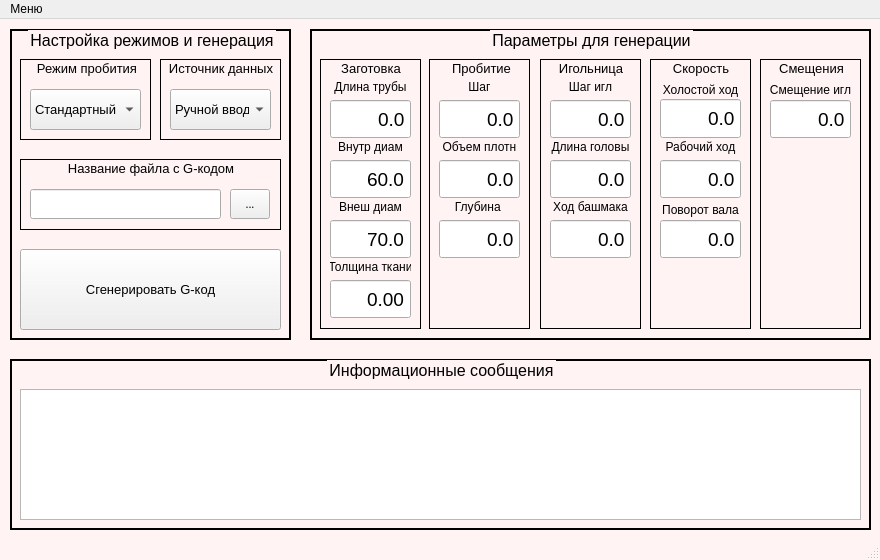
<?xml version="1.0" encoding="UTF-8"?>
<ui version="4.0">
 <class>NPM_Code_Generator</class>
 <widget class="QMainWindow" name="NPM_Code_Generator">
  <property name="geometry">
   <rect>
    <x>0</x>
    <y>0</y>
    <width>880</width>
    <height>560</height>
   </rect>
  </property>
  <property name="minimumSize">
   <size>
    <width>880</width>
    <height>560</height>
   </size>
  </property>
  <property name="maximumSize">
   <size>
    <width>880</width>
    <height>560</height>
   </size>
  </property>
  <property name="font">
   <font>
    <family>Arial</family>
    <pointsize>10</pointsize>
   </font>
  </property>
  <property name="focusPolicy">
   <enum>Qt::NoFocus</enum>
  </property>
  <property name="windowTitle">
   <string>Генератор G-кода для ИПС v 2025-09-05</string>
  </property>
  <property name="windowIcon">
   <iconset>
    <normaloff>../pictures/needle_icon.png</normaloff>../pictures/needle_icon.png</iconset>
  </property>
  <property name="styleSheet">
   <string notr="true">QMainWindow
{
background-color: rgb(255, 243, 244);
}</string>
  </property>
  <widget class="QWidget" name="centralwidget">
   <widget class="QGroupBox" name="setting_group">
    <property name="geometry">
     <rect>
      <x>310</x>
      <y>10</y>
      <width>561</width>
      <height>311</height>
     </rect>
    </property>
    <property name="font">
     <font>
      <family>Arial</family>
      <pointsize>12</pointsize>
     </font>
    </property>
    <property name="styleSheet">
     <string notr="true">QGroupBox
{
 border-style: solid;
 border: 2px solid;

}</string>
    </property>
    <property name="title">
     <string>Параметры для генерации</string>
    </property>
    <property name="alignment">
     <set>Qt::AlignHCenter|Qt::AlignTop</set>
    </property>
    <property name="flat">
     <bool>true</bool>
    </property>
    <widget class="QGroupBox" name="speed_settings">
     <property name="geometry">
      <rect>
       <x>340</x>
       <y>30</y>
       <width>101</width>
       <height>270</height>
      </rect>
     </property>
     <property name="font">
      <font>
       <family>Arial</family>
       <pointsize>10</pointsize>
      </font>
     </property>
     <property name="styleSheet">
      <string notr="true">QGroupBox
{
 border-style: solid;
 border: 1px solid;
}</string>
     </property>
     <property name="title">
      <string>Скорость</string>
     </property>
     <property name="alignment">
      <set>Qt::AlignCenter</set>
     </property>
     <widget class="QDoubleSpinBox" name="idling_speed">
      <property name="geometry">
       <rect>
        <x>10</x>
        <y>39</y>
        <width>81</width>
        <height>41</height>
       </rect>
      </property>
      <property name="font">
       <font>
        <family>Arial</family>
        <pointsize>14</pointsize>
       </font>
      </property>
      <property name="alignment">
       <set>Qt::AlignRight|Qt::AlignTrailing|Qt::AlignVCenter</set>
      </property>
      <property name="buttonSymbols">
       <enum>QAbstractSpinBox::NoButtons</enum>
      </property>
      <property name="decimals">
       <number>1</number>
      </property>
      <property name="maximum">
       <double>10000.000000000000000</double>
      </property>
      <property name="singleStep">
       <double>100.000000000000000</double>
      </property>
     </widget>
     <widget class="QLabel" name="idling_speed_lbl">
      <property name="geometry">
       <rect>
        <x>10</x>
        <y>21</y>
        <width>81</width>
        <height>20</height>
       </rect>
      </property>
      <property name="font">
       <font>
        <family>Arial</family>
       </font>
      </property>
      <property name="text">
       <string>Холостой ход</string>
      </property>
      <property name="alignment">
       <set>Qt::AlignCenter</set>
      </property>
     </widget>
     <widget class="QDoubleSpinBox" name="rotate_speed">
      <property name="geometry">
       <rect>
        <x>10</x>
        <y>160</y>
        <width>81</width>
        <height>40</height>
       </rect>
      </property>
      <property name="font">
       <font>
        <family>Arial</family>
        <pointsize>14</pointsize>
       </font>
      </property>
      <property name="contextMenuPolicy">
       <enum>Qt::DefaultContextMenu</enum>
      </property>
      <property name="alignment">
       <set>Qt::AlignRight|Qt::AlignTrailing|Qt::AlignVCenter</set>
      </property>
      <property name="buttonSymbols">
       <enum>QAbstractSpinBox::NoButtons</enum>
      </property>
      <property name="decimals">
       <number>1</number>
      </property>
      <property name="maximum">
       <double>2000.000000000000000</double>
      </property>
      <property name="singleStep">
       <double>100.000000000000000</double>
      </property>
      <property name="value">
       <double>0.000000000000000</double>
      </property>
     </widget>
     <widget class="QLabel" name="rotate_speed_lbl">
      <property name="geometry">
       <rect>
        <x>10</x>
        <y>140</y>
        <width>81</width>
        <height>21</height>
       </rect>
      </property>
      <property name="font">
       <font>
        <family>Arial</family>
       </font>
      </property>
      <property name="text">
       <string>Поворот вала</string>
      </property>
      <property name="alignment">
       <set>Qt::AlignCenter</set>
      </property>
     </widget>
     <widget class="QDoubleSpinBox" name="move_speed">
      <property name="geometry">
       <rect>
        <x>10</x>
        <y>100</y>
        <width>81</width>
        <height>40</height>
       </rect>
      </property>
      <property name="font">
       <font>
        <family>Arial</family>
        <pointsize>14</pointsize>
       </font>
      </property>
      <property name="alignment">
       <set>Qt::AlignRight|Qt::AlignTrailing|Qt::AlignVCenter</set>
      </property>
      <property name="buttonSymbols">
       <enum>QAbstractSpinBox::NoButtons</enum>
      </property>
      <property name="decimals">
       <number>1</number>
      </property>
      <property name="maximum">
       <double>2000.000000000000000</double>
      </property>
      <property name="singleStep">
       <double>100.000000000000000</double>
      </property>
     </widget>
     <widget class="QLabel" name="punch_speed_lbl_2">
      <property name="geometry">
       <rect>
        <x>10</x>
        <y>80</y>
        <width>81</width>
        <height>16</height>
       </rect>
      </property>
      <property name="font">
       <font>
        <family>Arial</family>
       </font>
      </property>
      <property name="text">
       <string>Рабочий ход</string>
      </property>
      <property name="alignment">
       <set>Qt::AlignCenter</set>
      </property>
     </widget>
    </widget>
    <widget class="QGroupBox" name="wpiece_info">
     <property name="geometry">
      <rect>
       <x>10</x>
       <y>30</y>
       <width>101</width>
       <height>270</height>
      </rect>
     </property>
     <property name="font">
      <font>
       <family>Arial</family>
       <pointsize>10</pointsize>
      </font>
     </property>
     <property name="styleSheet">
      <string notr="true">QGroupBox
{
 border-style: solid;
 border: 1px solid;
}</string>
     </property>
     <property name="title">
      <string>Заготовка</string>
     </property>
     <property name="alignment">
      <set>Qt::AlignCenter</set>
     </property>
     <widget class="QLabel" name="tube_len_lbl">
      <property name="geometry">
       <rect>
        <x>10</x>
        <y>20</y>
        <width>81</width>
        <height>16</height>
       </rect>
      </property>
      <property name="font">
       <font>
        <family>Arial</family>
       </font>
      </property>
      <property name="text">
       <string>Длина трубы</string>
      </property>
      <property name="alignment">
       <set>Qt::AlignCenter</set>
      </property>
     </widget>
     <widget class="QDoubleSpinBox" name="tube_len">
      <property name="geometry">
       <rect>
        <x>10</x>
        <y>40</y>
        <width>81</width>
        <height>40</height>
       </rect>
      </property>
      <property name="font">
       <font>
        <family>Arial</family>
        <pointsize>14</pointsize>
       </font>
      </property>
      <property name="alignment">
       <set>Qt::AlignRight|Qt::AlignTrailing|Qt::AlignVCenter</set>
      </property>
      <property name="buttonSymbols">
       <enum>QAbstractSpinBox::NoButtons</enum>
      </property>
      <property name="decimals">
       <number>1</number>
      </property>
      <property name="minimum">
       <double>0.000000000000000</double>
      </property>
      <property name="maximum">
       <double>1200.000000000000000</double>
      </property>
      <property name="value">
       <double>0.000000000000000</double>
      </property>
     </widget>
     <widget class="QDoubleSpinBox" name="i_dia">
      <property name="geometry">
       <rect>
        <x>10</x>
        <y>100</y>
        <width>81</width>
        <height>40</height>
       </rect>
      </property>
      <property name="font">
       <font>
        <family>Arial</family>
        <pointsize>14</pointsize>
       </font>
      </property>
      <property name="alignment">
       <set>Qt::AlignRight|Qt::AlignTrailing|Qt::AlignVCenter</set>
      </property>
      <property name="buttonSymbols">
       <enum>QAbstractSpinBox::NoButtons</enum>
      </property>
      <property name="decimals">
       <number>1</number>
      </property>
      <property name="minimum">
       <double>60.000000000000000</double>
      </property>
      <property name="maximum">
       <double>250.000000000000000</double>
      </property>
     </widget>
     <widget class="QLabel" name="i_dia_lbl">
      <property name="geometry">
       <rect>
        <x>10</x>
        <y>80</y>
        <width>81</width>
        <height>16</height>
       </rect>
      </property>
      <property name="font">
       <font>
        <family>Arial</family>
       </font>
      </property>
      <property name="text">
       <string>Внутр диам</string>
      </property>
      <property name="alignment">
       <set>Qt::AlignCenter</set>
      </property>
     </widget>
     <widget class="QDoubleSpinBox" name="o_dia">
      <property name="geometry">
       <rect>
        <x>10</x>
        <y>160</y>
        <width>81</width>
        <height>40</height>
       </rect>
      </property>
      <property name="font">
       <font>
        <family>Arial</family>
        <pointsize>14</pointsize>
       </font>
      </property>
      <property name="alignment">
       <set>Qt::AlignRight|Qt::AlignTrailing|Qt::AlignVCenter</set>
      </property>
      <property name="buttonSymbols">
       <enum>QAbstractSpinBox::NoButtons</enum>
      </property>
      <property name="decimals">
       <number>1</number>
      </property>
      <property name="minimum">
       <double>70.000000000000000</double>
      </property>
      <property name="maximum">
       <double>260.000000000000000</double>
      </property>
      <property name="value">
       <double>70.000000000000000</double>
      </property>
     </widget>
     <widget class="QLabel" name="o_dia_lbl">
      <property name="geometry">
       <rect>
        <x>10</x>
        <y>140</y>
        <width>81</width>
        <height>16</height>
       </rect>
      </property>
      <property name="font">
       <font>
        <family>Arial</family>
       </font>
      </property>
      <property name="text">
       <string>Внеш диам</string>
      </property>
      <property name="alignment">
       <set>Qt::AlignCenter</set>
      </property>
     </widget>
     <widget class="QDoubleSpinBox" name="fab_thick">
      <property name="geometry">
       <rect>
        <x>10</x>
        <y>220</y>
        <width>81</width>
        <height>40</height>
       </rect>
      </property>
      <property name="font">
       <font>
        <family>Arial</family>
        <pointsize>14</pointsize>
       </font>
      </property>
      <property name="alignment">
       <set>Qt::AlignRight|Qt::AlignTrailing|Qt::AlignVCenter</set>
      </property>
      <property name="buttonSymbols">
       <enum>QAbstractSpinBox::NoButtons</enum>
      </property>
      <property name="decimals">
       <number>2</number>
      </property>
      <property name="maximum">
       <double>2.000000000000000</double>
      </property>
      <property name="singleStep">
       <double>0.100000000000000</double>
      </property>
     </widget>
     <widget class="QLabel" name="fab_thick_lbl">
      <property name="geometry">
       <rect>
        <x>10</x>
        <y>200</y>
        <width>81</width>
        <height>16</height>
       </rect>
      </property>
      <property name="font">
       <font>
        <family>Arial</family>
       </font>
      </property>
      <property name="text">
       <string>Толщина ткани</string>
      </property>
      <property name="alignment">
       <set>Qt::AlignCenter</set>
      </property>
     </widget>
    </widget>
    <widget class="QGroupBox" name="punch_settings">
     <property name="geometry">
      <rect>
       <x>119</x>
       <y>30</y>
       <width>101</width>
       <height>270</height>
      </rect>
     </property>
     <property name="font">
      <font>
       <family>Arial</family>
       <pointsize>10</pointsize>
      </font>
     </property>
     <property name="styleSheet">
      <string notr="true">QGroupBox
{
 border-style: solid;
 border: 1px solid;
}</string>
     </property>
     <property name="title">
      <string>Пробитие</string>
     </property>
     <property name="alignment">
      <set>Qt::AlignCenter</set>
     </property>
     <widget class="QLabel" name="punch_step_r_lbl">
      <property name="geometry">
       <rect>
        <x>10</x>
        <y>20</y>
        <width>81</width>
        <height>16</height>
       </rect>
      </property>
      <property name="font">
       <font>
        <family>Arial</family>
       </font>
      </property>
      <property name="text">
       <string>Шаг</string>
      </property>
      <property name="alignment">
       <set>Qt::AlignCenter</set>
      </property>
     </widget>
     <widget class="QDoubleSpinBox" name="punch_step_r">
      <property name="geometry">
       <rect>
        <x>10</x>
        <y>40</y>
        <width>81</width>
        <height>40</height>
       </rect>
      </property>
      <property name="font">
       <font>
        <family>Arial</family>
        <pointsize>14</pointsize>
       </font>
      </property>
      <property name="alignment">
       <set>Qt::AlignRight|Qt::AlignTrailing|Qt::AlignVCenter</set>
      </property>
      <property name="buttonSymbols">
       <enum>QAbstractSpinBox::NoButtons</enum>
      </property>
      <property name="decimals">
       <number>1</number>
      </property>
      <property name="maximum">
       <double>8.000000000000000</double>
      </property>
      <property name="singleStep">
       <double>1.000000000000000</double>
      </property>
     </widget>
     <widget class="QDoubleSpinBox" name="punch_depth">
      <property name="geometry">
       <rect>
        <x>10</x>
        <y>160</y>
        <width>81</width>
        <height>40</height>
       </rect>
      </property>
      <property name="font">
       <font>
        <family>Arial</family>
        <pointsize>14</pointsize>
       </font>
      </property>
      <property name="alignment">
       <set>Qt::AlignRight|Qt::AlignTrailing|Qt::AlignVCenter</set>
      </property>
      <property name="buttonSymbols">
       <enum>QAbstractSpinBox::NoButtons</enum>
      </property>
      <property name="decimals">
       <number>1</number>
      </property>
      <property name="maximum">
       <double>15.000000000000000</double>
      </property>
     </widget>
     <widget class="QLabel" name="punch_depth_lbl">
      <property name="geometry">
       <rect>
        <x>10</x>
        <y>140</y>
        <width>81</width>
        <height>16</height>
       </rect>
      </property>
      <property name="font">
       <font>
        <family>Arial</family>
       </font>
      </property>
      <property name="text">
       <string>Глубина </string>
      </property>
      <property name="alignment">
       <set>Qt::AlignCenter</set>
      </property>
     </widget>
     <widget class="QDoubleSpinBox" name="volumetric_density">
      <property name="geometry">
       <rect>
        <x>10</x>
        <y>100</y>
        <width>81</width>
        <height>40</height>
       </rect>
      </property>
      <property name="font">
       <font>
        <family>Arial</family>
        <pointsize>14</pointsize>
       </font>
      </property>
      <property name="alignment">
       <set>Qt::AlignRight|Qt::AlignTrailing|Qt::AlignVCenter</set>
      </property>
      <property name="buttonSymbols">
       <enum>QAbstractSpinBox::NoButtons</enum>
      </property>
      <property name="decimals">
       <number>1</number>
      </property>
      <property name="minimum">
       <double>0.000000000000000</double>
      </property>
      <property name="maximum">
       <double>45.000000000000000</double>
      </property>
      <property name="value">
       <double>0.000000000000000</double>
      </property>
     </widget>
     <widget class="QLabel" name="volumetric_density_lbl">
      <property name="geometry">
       <rect>
        <x>10</x>
        <y>80</y>
        <width>81</width>
        <height>16</height>
       </rect>
      </property>
      <property name="font">
       <font>
        <family>Arial</family>
       </font>
      </property>
      <property name="text">
       <string>Объем плотн</string>
      </property>
      <property name="alignment">
       <set>Qt::AlignCenter</set>
      </property>
     </widget>
    </widget>
    <widget class="QGroupBox" name="punch_head_settings">
     <property name="geometry">
      <rect>
       <x>230</x>
       <y>30</y>
       <width>101</width>
       <height>270</height>
      </rect>
     </property>
     <property name="font">
      <font>
       <family>Arial</family>
       <pointsize>10</pointsize>
      </font>
     </property>
     <property name="styleSheet">
      <string notr="true">QGroupBox
{
 border-style: solid;
 border: 1px solid;
}</string>
     </property>
     <property name="title">
      <string>Игольница</string>
     </property>
     <property name="alignment">
      <set>Qt::AlignCenter</set>
     </property>
     <widget class="QLabel" name="needle_step_lbl">
      <property name="geometry">
       <rect>
        <x>10</x>
        <y>20</y>
        <width>81</width>
        <height>16</height>
       </rect>
      </property>
      <property name="font">
       <font>
        <family>Arial</family>
       </font>
      </property>
      <property name="text">
       <string>Шаг игл</string>
      </property>
      <property name="alignment">
       <set>Qt::AlignCenter</set>
      </property>
     </widget>
     <widget class="QDoubleSpinBox" name="needle_step">
      <property name="geometry">
       <rect>
        <x>10</x>
        <y>40</y>
        <width>81</width>
        <height>40</height>
       </rect>
      </property>
      <property name="font">
       <font>
        <family>Arial</family>
        <pointsize>14</pointsize>
       </font>
      </property>
      <property name="alignment">
       <set>Qt::AlignRight|Qt::AlignTrailing|Qt::AlignVCenter</set>
      </property>
      <property name="buttonSymbols">
       <enum>QAbstractSpinBox::NoButtons</enum>
      </property>
      <property name="decimals">
       <number>1</number>
      </property>
      <property name="maximum">
       <double>8.000000000000000</double>
      </property>
     </widget>
     <widget class="QDoubleSpinBox" name="punch_head_len">
      <property name="geometry">
       <rect>
        <x>10</x>
        <y>100</y>
        <width>81</width>
        <height>40</height>
       </rect>
      </property>
      <property name="font">
       <font>
        <family>Arial</family>
        <pointsize>14</pointsize>
       </font>
      </property>
      <property name="alignment">
       <set>Qt::AlignRight|Qt::AlignTrailing|Qt::AlignVCenter</set>
      </property>
      <property name="buttonSymbols">
       <enum>QAbstractSpinBox::NoButtons</enum>
      </property>
      <property name="decimals">
       <number>1</number>
      </property>
      <property name="maximum">
       <double>270.000000000000000</double>
      </property>
     </widget>
     <widget class="QLabel" name="punch_head_len_lbl">
      <property name="geometry">
       <rect>
        <x>10</x>
        <y>80</y>
        <width>81</width>
        <height>16</height>
       </rect>
      </property>
      <property name="font">
       <font>
        <family>Arial</family>
       </font>
      </property>
      <property name="text">
       <string>Длина головы</string>
      </property>
      <property name="alignment">
       <set>Qt::AlignCenter</set>
      </property>
     </widget>
     <widget class="QDoubleSpinBox" name="shoe_depth">
      <property name="geometry">
       <rect>
        <x>10</x>
        <y>160</y>
        <width>81</width>
        <height>40</height>
       </rect>
      </property>
      <property name="font">
       <font>
        <family>Arial</family>
        <pointsize>14</pointsize>
       </font>
      </property>
      <property name="alignment">
       <set>Qt::AlignRight|Qt::AlignTrailing|Qt::AlignVCenter</set>
      </property>
      <property name="buttonSymbols">
       <enum>QAbstractSpinBox::NoButtons</enum>
      </property>
      <property name="decimals">
       <number>1</number>
      </property>
      <property name="maximum">
       <double>10.000000000000000</double>
      </property>
     </widget>
     <widget class="QLabel" name="shoe_depth_lbl">
      <property name="geometry">
       <rect>
        <x>10</x>
        <y>140</y>
        <width>81</width>
        <height>16</height>
       </rect>
      </property>
      <property name="font">
       <font>
        <family>Arial</family>
       </font>
      </property>
      <property name="text">
       <string>Ход башмака</string>
      </property>
      <property name="alignment">
       <set>Qt::AlignCenter</set>
      </property>
     </widget>
    </widget>
    <widget class="QGroupBox" name="offsets_setting">
     <property name="geometry">
      <rect>
       <x>450</x>
       <y>30</y>
       <width>101</width>
       <height>270</height>
      </rect>
     </property>
     <property name="font">
      <font>
       <family>Arial</family>
       <pointsize>10</pointsize>
      </font>
     </property>
     <property name="styleSheet">
      <string notr="true">QGroupBox
{
 border-style: solid;
 border: 1px solid;
}</string>
     </property>
     <property name="title">
      <string>Смещения</string>
     </property>
     <property name="alignment">
      <set>Qt::AlignCenter</set>
     </property>
     <widget class="QDoubleSpinBox" name="needle_offset">
      <property name="geometry">
       <rect>
        <x>10</x>
        <y>40</y>
        <width>81</width>
        <height>40</height>
       </rect>
      </property>
      <property name="font">
       <font>
        <family>Arial</family>
        <pointsize>14</pointsize>
       </font>
      </property>
      <property name="alignment">
       <set>Qt::AlignRight|Qt::AlignTrailing|Qt::AlignVCenter</set>
      </property>
      <property name="buttonSymbols">
       <enum>QAbstractSpinBox::NoButtons</enum>
      </property>
      <property name="decimals">
       <number>1</number>
      </property>
      <property name="maximum">
       <double>20.000000000000000</double>
      </property>
     </widget>
     <widget class="QLabel" name="needle_offset_lbl">
      <property name="geometry">
       <rect>
        <x>10</x>
        <y>21</y>
        <width>81</width>
        <height>20</height>
       </rect>
      </property>
      <property name="font">
       <font>
        <family>Arial</family>
       </font>
      </property>
      <property name="text">
       <string>Смещение игл</string>
      </property>
      <property name="alignment">
       <set>Qt::AlignCenter</set>
      </property>
     </widget>
    </widget>
   </widget>
   <widget class="QGroupBox" name="punch_settings_group">
    <property name="geometry">
     <rect>
      <x>10</x>
      <y>10</y>
      <width>281</width>
      <height>311</height>
     </rect>
    </property>
    <property name="font">
     <font>
      <family>Arial</family>
      <pointsize>12</pointsize>
     </font>
    </property>
    <property name="styleSheet">
     <string notr="true">QGroupBox
{
 border-style: solid;
 border: 2px solid;
}</string>
    </property>
    <property name="inputMethodHints">
     <set>Qt::ImhNone</set>
    </property>
    <property name="title">
     <string>Настройка режимов и генерация</string>
    </property>
    <property name="alignment">
     <set>Qt::AlignCenter</set>
    </property>
    <widget class="QGroupBox" name="punch_mode_choose">
     <property name="geometry">
      <rect>
       <x>10</x>
       <y>30</y>
       <width>131</width>
       <height>81</height>
      </rect>
     </property>
     <property name="font">
      <font>
       <pointsize>10</pointsize>
      </font>
     </property>
     <property name="styleSheet">
      <string notr="true">QGroupBox
{
 border-style: solid;
 border: 1px solid;
}</string>
     </property>
     <property name="title">
      <string>Режим пробития</string>
     </property>
     <property name="alignment">
      <set>Qt::AlignHCenter|Qt::AlignTop</set>
     </property>
     <widget class="QComboBox" name="punch_mode">
      <property name="geometry">
       <rect>
        <x>10</x>
        <y>30</y>
        <width>111</width>
        <height>41</height>
       </rect>
      </property>
      <property name="font">
       <font>
        <family>Arial</family>
        <pointsize>10</pointsize>
       </font>
      </property>
      <item>
       <property name="text">
        <string>Стандартный</string>
       </property>
      </item>
     </widget>
    </widget>
    <widget class="QGroupBox" name="data_group_type">
     <property name="geometry">
      <rect>
       <x>150</x>
       <y>30</y>
       <width>121</width>
       <height>81</height>
      </rect>
     </property>
     <property name="font">
      <font>
       <family>Arial</family>
       <pointsize>10</pointsize>
      </font>
     </property>
     <property name="styleSheet">
      <string notr="true">QGroupBox
{
 border-style: solid;
 border: 1px solid;
}</string>
     </property>
     <property name="title">
      <string>Источник данных</string>
     </property>
     <property name="alignment">
      <set>Qt::AlignCenter</set>
     </property>
     <widget class="QComboBox" name="data_mode">
      <property name="geometry">
       <rect>
        <x>10</x>
        <y>30</y>
        <width>101</width>
        <height>41</height>
       </rect>
      </property>
      <property name="font">
       <font>
        <family>Arial</family>
        <pointsize>10</pointsize>
       </font>
      </property>
      <item>
       <property name="text">
        <string>Ручной ввод</string>
       </property>
      </item>
     </widget>
    </widget>
    <widget class="QGroupBox" name="code_file_group">
     <property name="geometry">
      <rect>
       <x>10</x>
       <y>130</y>
       <width>261</width>
       <height>71</height>
      </rect>
     </property>
     <property name="font">
      <font>
       <family>Arial</family>
       <pointsize>10</pointsize>
      </font>
     </property>
     <property name="styleSheet">
      <string notr="true">QGroupBox
{
 border-style: solid;
 border: 1px solid;
}</string>
     </property>
     <property name="title">
      <string>Название файла с G-кодом</string>
     </property>
     <property name="alignment">
      <set>Qt::AlignCenter</set>
     </property>
     <widget class="QToolButton" name="code_file_name_search">
      <property name="geometry">
       <rect>
        <x>210</x>
        <y>30</y>
        <width>40</width>
        <height>30</height>
       </rect>
      </property>
      <property name="font">
       <font>
        <family>Arial Black</family>
        <pointsize>8</pointsize>
       </font>
      </property>
      <property name="text">
       <string>...</string>
      </property>
     </widget>
     <widget class="QLineEdit" name="code_filename_input">
      <property name="geometry">
       <rect>
        <x>10</x>
        <y>30</y>
        <width>191</width>
        <height>30</height>
       </rect>
      </property>
      <property name="font">
       <font>
        <family>Arial</family>
        <pointsize>12</pointsize>
       </font>
      </property>
      <property name="text">
       <string/>
      </property>
     </widget>
    </widget>
    <widget class="QPushButton" name="generate">
     <property name="geometry">
      <rect>
       <x>10</x>
       <y>220</y>
       <width>261</width>
       <height>81</height>
      </rect>
     </property>
     <property name="font">
      <font>
       <family>Arial</family>
       <pointsize>10</pointsize>
      </font>
     </property>
     <property name="text">
      <string>Сгенерировать G-код</string>
     </property>
    </widget>
   </widget>
   <widget class="QGroupBox" name="groupBox">
    <property name="geometry">
     <rect>
      <x>10</x>
      <y>340</y>
      <width>861</width>
      <height>171</height>
     </rect>
    </property>
    <property name="font">
     <font>
      <family>Arial</family>
      <pointsize>12</pointsize>
     </font>
    </property>
    <property name="styleSheet">
     <string notr="true">QGroupBox
{
 border-style: solid;
 border: 2px solid;
}</string>
    </property>
    <property name="title">
     <string>Информационные сообщения</string>
    </property>
    <property name="alignment">
     <set>Qt::AlignCenter</set>
    </property>
    <widget class="QListWidget" name="info_out">
     <property name="geometry">
      <rect>
       <x>10</x>
       <y>30</y>
       <width>841</width>
       <height>131</height>
      </rect>
     </property>
     <property name="font">
      <font>
       <family>Arial</family>
       <pointsize>10</pointsize>
      </font>
     </property>
    </widget>
   </widget>
  </widget>
  <widget class="QMenuBar" name="menubar">
   <property name="geometry">
    <rect>
     <x>0</x>
     <y>0</y>
     <width>880</width>
     <height>22</height>
    </rect>
   </property>
   <widget class="QMenu" name="menu">
    <property name="title">
     <string>Меню</string>
    </property>
    <addaction name="base_info"/>
    <addaction name="scheme_info"/>
    <addaction name="version_info"/>
   </widget>
   <addaction name="menu"/>
  </widget>
  <widget class="QStatusBar" name="statusbar"/>
  <action name="action">
   <property name="text">
    <string>Общая информация</string>
   </property>
  </action>
  <action name="base_info">
   <property name="text">
    <string>Общая информация</string>
   </property>
  </action>
  <action name="action_3">
   <property name="text">
    <string>Правила использования</string>
   </property>
  </action>
  <action name="scheme_info">
   <property name="text">
    <string>Схема установки</string>
   </property>
  </action>
  <action name="params_info">
   <property name="text">
    <string>Обозначение параметров</string>
   </property>
  </action>
  <action name="version_info">
   <property name="text">
    <string>О версии</string>
   </property>
  </action>
 </widget>
 <resources/>
 <connections/>
</ui>
